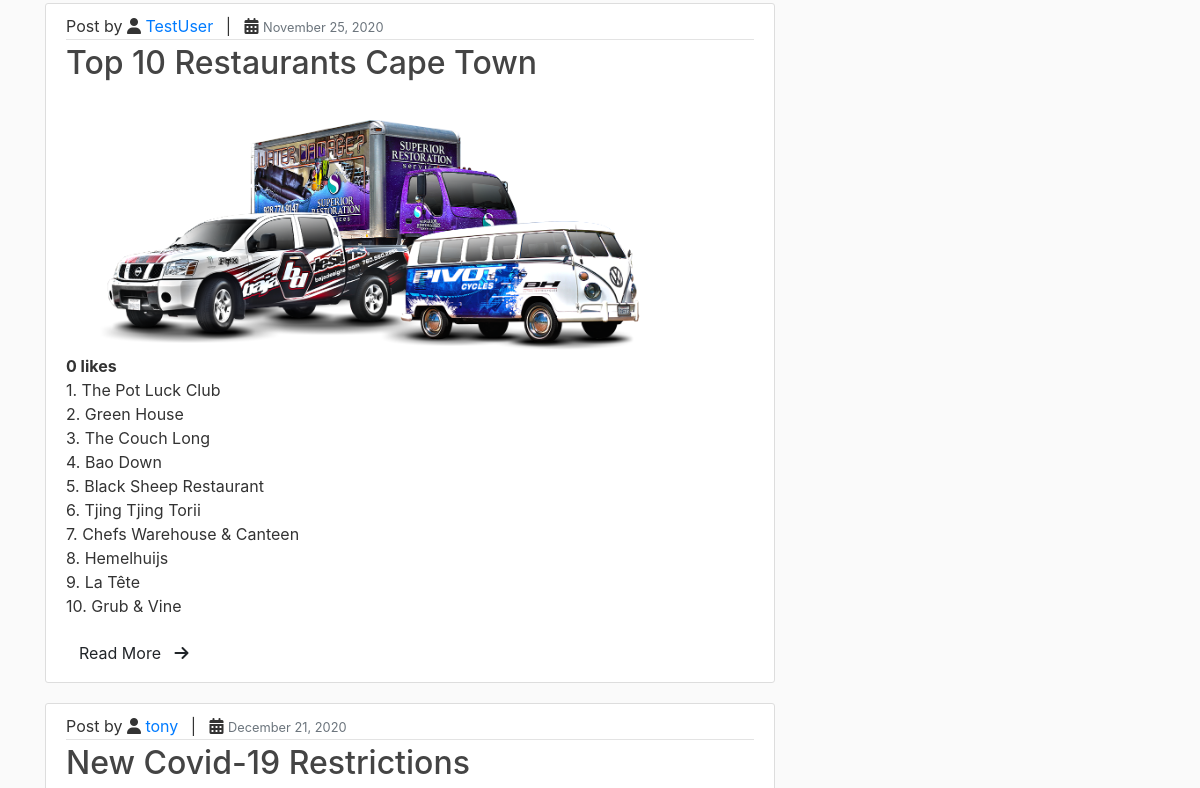
The app's page / (middle part), older data.
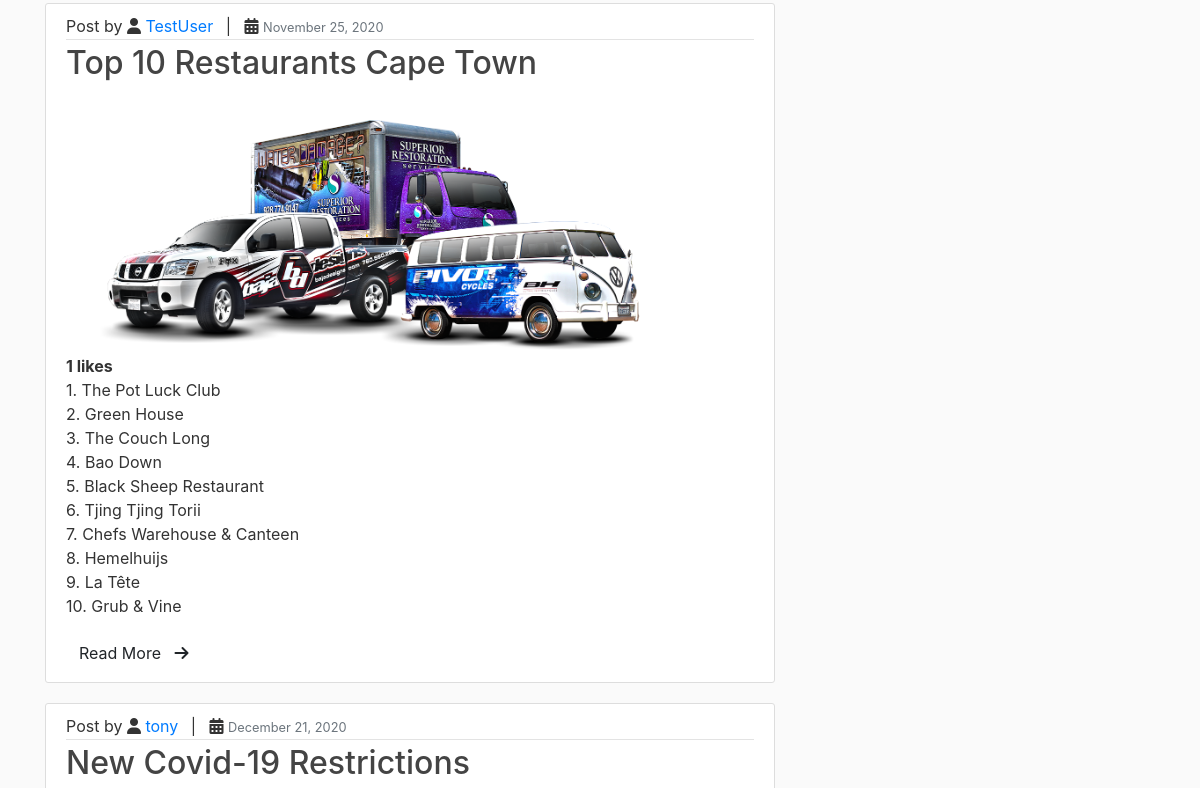
The same page, newer data.
### blog/models.py (models this page shows, shortened)
class Post(models.Model):
    title = models.CharField(max_length=100)
    post_image = models.ImageField( upload_to='posts_images')
    content = models.TextField()
    date_posted = models.DateTimeField(default=timezone.now)
    date_updated = models.DateTimeField(default=timezone.now)
    author = models.ForeignKey(User, on_delete=models.CASCADE, related_name='author')
    liked = models.ManyToManyField(User, default=None, blank=True, related_name='liked')

### blog/views.py (the view)
# urls.py: path('', views.home, name='blog-home'),
def home(request):
    context = {
        'posts': Post.objects.all(),
        'user' : request.user,
    }
    return render(request, 'blog/home.html', context)

### blog/templates/blog/home.html (shortened to what this page needs)
{% extends "blog/base.html"%}
{% block content %}
    {% for post in posts %}
       <article class="media content-section">
          <div class="media-body">
            <div class="article-metadata">
              <span>Post by <i class="fa fa-user" aria-hidden="true"></i> <a class="mr-2" href="#">{{ post.author }}</a></span> | &nbsp;
              <i class="fa fa-calendar" aria-hidden="true"></i> <small class="text-muted">{{ post.date_posted|date:"F d, Y" }}</small>
            </div>
            <h2><a class="article-title" href="#">{{ post.title }}</a></h2>
            <div class="container post-image">
              <div>
                <img src="{{ post.post_image.url }}" alt="{{ post.title }}" class="img">
              </div>
            </div>
            <strong>{{ post.liked.all.count }} likes</strong>
            <p class="article-content">{{ post.content }}</p>
            <button class="btn post-btn"> Read More &nbsp; <i class="fa fa-arrow-right"></i></button>
          </div>
       </article>
    {% endfor %}
{% endblock content %}

Row changes from the older to the newer data that the page shows:
changed Post "Top 10 Restaurants Cape Town": liked.all.count "0" → "1"
